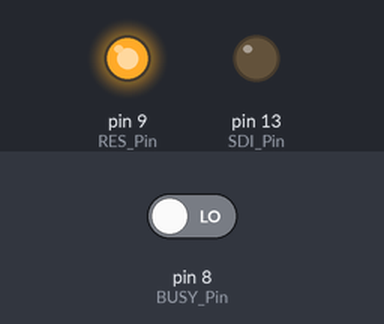
This sketch was run on a simulated Arduino Uno, built with avr-gcc and run on an emulated ATmega328P. Parts: output pins drawn as LEDs (lit = HIGH). Inputs (shaded band) come from the test bench; at power-on: pin 8 (BUSY_Pin) LOW. Pins used as bus, display or sensor lines are not drawn; what the sketch prints to the serial monitor is not drawn.

Above: at 1.2 s.
1.3 s: pin 8 (BUSY_Pin) driven HIGH
At 1.8 s:
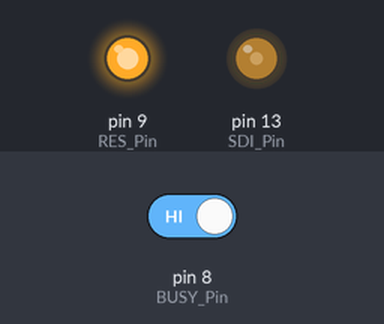
Timing chart, 0 to 22.2 s (numbered marks = the images above; inputs shaded):
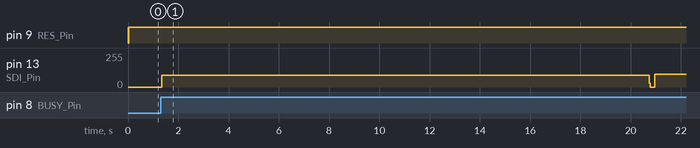

Measured:
- after the input at 1.3 s, pin 13 (SDI_Pin): 0/255 → 90/255 at once, → 0/255 19.4 s later, → 96/255 0.21 s later

The sketch:

Arduino_UNO_7in3.ino
```cpp
/***************************************************************************************
 * Project  :
 * Experimental Platform :Arduino UNO + 7.3inch E-Paper Display
 * Hardware Connection :Arduino UNO-> 7.3inch E-Paper
 *      D11 --> CS
 *      D12 --> CLK
 *      D13 --> MOSI
 *      D10 --> DC
 *      D8  --> BUSY
 *      D9  --> RST
 *      GND --> GND
 *      5V  --> VCC
 * Web Site    :www.seengreat.com
***************************************************************************************/

/******************************
 * Definition of screen coordinates:
 * 0------------> x (1~800)
 * |
 * |
 * |
 * |
 * y (1~480)
******************************/


#include "image.h"
#include <avr/pgmspace.h>

//IO settings
int BUSY_Pin = 8; //
int RES_Pin = 9; //
int DC_Pin = 10; //
int CS_Pin = 11; //
int SCK_Pin = 12;
int SDI_Pin = 13;

//#define TEST_0  digitalWrite(TEST_Pin,LOW)
//#define TEST_1  digitalWrite(TEST_Pin,HIGH)

#define EPD_W21_MOSI_0  digitalWrite(SDI_Pin,LOW)
#define EPD_W21_MOSI_1  digitalWrite(SDI_Pin,HIGH)
#define EPD_W21_CLK_0 digitalWrite(SCK_Pin,LOW)
#define EPD_W21_CLK_1 digitalWrite(SCK_Pin,HIGH)
#define EPD_W21_CS_0 digitalWrite(CS_Pin,LOW)
#define EPD_W21_CS_1 digitalWrite(CS_Pin,HIGH)
#define EPD_W21_DC_0  digitalWrite(DC_Pin,LOW)
#define EPD_W21_DC_1  digitalWrite(DC_Pin,HIGH)
#define EPD_W21_RST_0 digitalWrite(RES_Pin,LOW)
#define EPD_W21_RST_1 digitalWrite(RES_Pin,HIGH)
#define isEPD_W21_BUSY digitalRead(BUSY_Pin)
#define EPD_WIDTH       800
#define EPD_HEIGHT      480

/**********************************
Color Index
**********************************/
#define EPD_7IN3F_BLACK   0x0	/// 000
#define EPD_7IN3F_WHITE   0x1	///	001
#define EPD_7IN3F_GREEN   0x2	///	010
#define EPD_7IN3F_BLUE    0x3	///	011
#define EPD_7IN3F_RED     0x4	///	100
#define EPD_7IN3F_YELLOW  0x5	///	101
#define EPD_7IN3F_ORANGE  0x6	///	110
#define EPD_7IN3F_CLEAN   0x7	///	111   unavailable  Afterimage

////////FUNCTION//////
void driver_delay_us(unsigned int xus);
void driver_delay_xms(unsigned long xms);
void DELAY_S(unsigned int delaytime);
void SPI_Delay(unsigned char xrate);
void SPI_Write(unsigned char value);
void Epaper_Write_Command(unsigned char command);
void Epaper_Write_Data(unsigned char command);
void Epaper_READBUSY(void);
//EPD
void EPD_Init(void); //Electronic paper initialization
void EPD_Clear(unsigned char color);
void EPD_DeepSleep(void);
//Display
void TurnOnDisplay(void);
void EPD_7IN3F_Display(const unsigned char *image, unsigned int x, unsigned int y,
                                        unsigned int image_w, unsigned int image_h);


void setup() {
   pinMode(BUSY_Pin, INPUT);
   pinMode(RES_Pin, OUTPUT);
   pinMode(DC_Pin, OUTPUT);
   pinMode(CS_Pin, OUTPUT);
   pinMode(SCK_Pin, OUTPUT);
   pinMode(SDI_Pin, OUTPUT);
}
//Tips//
/*
1.When the e-paper is refreshed in full screen, the picture flicker is a normal phenomenon, and the main function is to clear the display afterimage in the previous picture.
2.After the e-paper is refreshed, you need to put it into sleep mode, please do not delete the sleep command.
3.Please do not take out the electronic paper when power is on.
4.Wake up from sleep, need to re-initialize the e-paper.
5.When you need to transplant the driver, you only need to change the corresponding IO. The BUSY pin is the input mode and the others are the output mode.
*/
void loop() {
    Serial.begin(115200);
    Serial.print("EPD init\r\n ");
    EPD_Init(); //Electronic paper initialization
    Serial.print("EPD Clear\r\n ");
    Serial.print("Please be patient for 25 seconds.\r\n ");
    EPD_Clear(EPD_7IN3F_WHITE); //Refresh the picture in full screen need 25s+30s
    delay(200);
    Serial.print("Show pic\r\n ");
    Serial.print("Please be patient for 25 seconds.\r\n ");
    EPD_7IN3F_Display(gImage_7in3f, 250, 150, 300, 180);//need 25s+30s
    delay(2000);
    Serial.print("EPD Clear\r\n ");
    Serial.print("Please be patient for 25 seconds.\r\n ");
    EPD_Clear(EPD_7IN3F_WHITE);
    delay(200);
    Serial.print("EPD sleep\r\n ");
    EPD_DeepSleep();  //Sleep
    while(1);
}

///////////////////EXTERNAL FUNCTION////////////////////////////////////////////////////////////////////////
/////////////////////delay//////////////////////////////////////
void driver_delay_us(unsigned int xus)  //1us
{
  for(;xus>1;xus--);
}
void driver_delay_xms(unsigned long xms) //1ms
{
    unsigned long i = 0 , j=0;

    for(j=0;j<xms;j++)
  {
        for(i=0; i<256; i++);
    }
}
void DELAY_S(unsigned int delaytime)
{
  int i,j,k;
  for(i=0;i<delaytime;i++)
  {
    for(j=0;j<4000;j++)
    {
      for(k=0;k<222;k++);

    }
  }
}
//////////////////////SPI///////////////////////////////////
void SPI_Delay(unsigned char xrate)
{
  unsigned char i;
  while(xrate)
  {
    for(i=0;i<2;i++);
    xrate--;
  }
}

void SPI_Write(unsigned char value)
{
    unsigned char i;
   SPI_Delay(1);
    for(i=0; i<8; i++)
    {
        EPD_W21_CLK_0;
       SPI_Delay(1);
       if(value & 0x80)
          EPD_W21_MOSI_1;
        else
          EPD_W21_MOSI_0;
        value = (value << 1);
       SPI_Delay(1);
       driver_delay_us(1);
        EPD_W21_CLK_1;
        SPI_Delay(1);
    }
}

void Epaper_Write_Command(unsigned char command)
{
  SPI_Delay(1);
  EPD_W21_CS_0;
  EPD_W21_DC_0;   // command write
  SPI_Write(command);
  EPD_W21_CS_1;
}
void Epaper_Write_Data(unsigned char command)
{
  SPI_Delay(1);
  EPD_W21_CS_0;
  EPD_W21_DC_1;   // command write
  SPI_Write(command);
  EPD_W21_CS_1;
}

/////////////////EPD settings Functions/////////////////////
//////////////////////////////////////////////////////////////////////////////////////////////////
void EPD_Init(void)
{
  EPD_W21_RST_1; //hard reset
  delay(10);
  EPD_W21_RST_0;
  delay(10);
  EPD_W21_RST_1; //hard reset
  delay(10);

  Epaper_READBUSY();


  Epaper_Write_Command(0xAA);    // CMDH
  Epaper_Write_Data(0x49);
  Epaper_Write_Data(0x55);
  Epaper_Write_Data(0x20);
  Epaper_Write_Data(0x08);
  Epaper_Write_Data(0x09);
  Epaper_Write_Data(0x18);

  Epaper_Write_Command(0x01);
  Epaper_Write_Data(0x3F);
  Epaper_Write_Data(0x00);
  Epaper_Write_Data(0x32);
  Epaper_Write_Data(0x2A);
  Epaper_Write_Data(0x0E);
  Epaper_Write_Data(0x2A);

  Epaper_Write_Command(0x00);
  Epaper_Write_Data(0x5F);
  Epaper_Write_Data(0x69);

  Epaper_Write_Command(0x03);
  Epaper_Write_Data(0x00);
  Epaper_Write_Data(0x54);
  Epaper_Write_Data(0x00);
  Epaper_Write_Data(0x44);

  Epaper_Write_Command(0x05);
  Epaper_Write_Data(0x40);
  Epaper_Write_Data(0x1F);
  Epaper_Write_Data(0x1F);
  Epaper_Write_Data(0x2C);

  Epaper_Write_Command(0x06);
  Epaper_Write_Data(0x6F);
  Epaper_Write_Data(0x1F);
  Epaper_Write_Data(0x1F);
  Epaper_Write_Data(0x22);

  Epaper_Write_Command(0x08);
  Epaper_Write_Data(0x6F);
  Epaper_Write_Data(0x1F);
  Epaper_Write_Data(0x1F);
  Epaper_Write_Data(0x22);

  Epaper_Write_Command(0x13);    // IPC
  Epaper_Write_Data(0x00);
  Epaper_Write_Data(0x04);

  Epaper_Write_Command(0x30);
  Epaper_Write_Data(0x3C);

  Epaper_Write_Command(0x41);     // TSE
  Epaper_Write_Data(0x00);

  Epaper_Write_Command(0x50);
  Epaper_Write_Data(0x3F);

  Epaper_Write_Command(0x60);
  Epaper_Write_Data(0x02);
  Epaper_Write_Data(0x00);

  Epaper_Write_Command(0x61);
  Epaper_Write_Data(0x03);
  Epaper_Write_Data(0x20);
  Epaper_Write_Data(0x01);
  Epaper_Write_Data(0xE0);

  Epaper_Write_Command(0x82);
  Epaper_Write_Data(0x1E);

  Epaper_Write_Command(0x84);
  Epaper_Write_Data(0x00);

  Epaper_Write_Command(0x86);    // AGID
  Epaper_Write_Data(0x00);

  Epaper_Write_Command(0xE3);
  Epaper_Write_Data(0x2F);

  Epaper_Write_Command(0xE0);   // CCSET
  Epaper_Write_Data(0x00);

  Epaper_Write_Command(0xE6);   // TSSET
  Epaper_Write_Data(0x00);

}
//////////////////////////////All screen update////////////////////////////////////////////
void EPD_Clear(unsigned char color) {
    Epaper_Write_Command(0x10);
    for(int i=0; i<EPD_WIDTH/2; i++) {
        for(int j=0; j<EPD_HEIGHT; j++) {
          Epaper_Write_Data((color<<4)|color);
		}
	}

    TurnOnDisplay();
}

/******************************************************************************
function :  Sends the image buffer in Flash to e-Paper and displays
parameter:
	image    : Select the image to be displayed
	xstart   : Starting Xpoint point coordinates
    ystart   : Starting Ypoint point coordinates
    image_width   :Setting the image width
    image_heigh   :Setting the image height


******************************************************************************/
void EPD_7IN3F_Display(const unsigned char *image, unsigned int x, unsigned int y,
unsigned int image_w, unsigned int image_h)
{
unsigned long di,dj;

Epaper_Write_Command(0x10);
for(di=0; di<EPD_HEIGHT; di++) {
    for(dj=0; dj< EPD_WIDTH/2; dj++) {
        if(di<image_h+y && di>=y && dj<(image_w+x)/2 && dj>=x/2) {
          Epaper_Write_Data(pgm_read_byte(&image[(dj-x/2) + (image_w/2*(di-y))]));
        }
    else {
      Epaper_Write_Data(0x11);
    }
  }
}

TurnOnDisplay();
}


void TurnOnDisplay(void) {
    Epaper_Write_Command(0x04);  // POWER_ON
    Epaper_READBUSY();

    Epaper_Write_Command(0x12);  // DISPLAY_REFRESH
    Epaper_Write_Data(0x00);
    Epaper_READBUSY();

    Epaper_Write_Command(0x02);  // POWER_OFF
    Epaper_Write_Data(0x00);
    Epaper_READBUSY();
}

void EPD_DeepSleep(void)
{
  Epaper_Write_Command(0x07);
  Epaper_Write_Data(0xA5);
  delay(10);
	EPD_W21_RST_0; // Reset
  delay(10);
}
void Epaper_READBUSY(void)
{
  while(!isEPD_W21_BUSY)
  {
    delay(2);
  }
}


//////////////////////////////////END//////////////////////////////////////////////////
```

image.h
```cpp
extern const unsigned char gImage_7in3f[];

/* FILE END */
```

Source omitted: image.cpp (data table, 137001 bytes)
